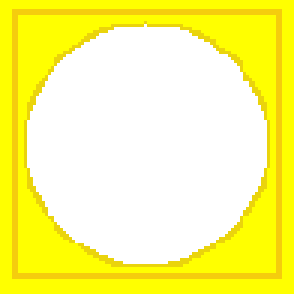
#> input picture blank.gif, 98 x 98 px (shown 3 times larger); its folder holds 3 pictures in this run
$ python playOthello.py
#> lines starting #> are read from the running program, lines starting #| are printed output that depends on the picture
### othello.py
import cImage,copy

class Othello:
    def __init__(self, row = 8, col=8):
#> called with row = 8, col = 8
        self.rows = row
        self.cols = col
        self.turn = -1
        self.board = [[0 for i in range(self.cols)] for j in range(self.rows)]
        self.truState = True

        #initialize the board to have the 4 starting disks
        for r in range(self.rows//2-1,self.rows//2 +1):
            for c in range(self.cols//2-1,self.cols//2 +1):
                if int((r%2 + c%2)%2) ==0:
                    self.board[r][c] = -1
                else:
                    self.board[r][c] = 1
        self.directions = [(x,y) for x in range(-1,2) for y in range(-1,2) if not (x==0 and y==0)]
        self.emptyContours = [] #stores all the empty spaces arround the disks
        for i in range(self.cols//2-2,self.cols//2+2):
            for j in range(self.rows//2-2,self.rows//2+2):
                if not (i in [self.cols//2-1,self.cols//2] and j in [self.rows//2-1,self.rows//2]):
                    self.emptyContours.append((j,i))

    def getState(self):
        '''Returns the game state (the board) as a row major list of lists '''
        return copy.deepcopy(self.board)

    # [53 lines left out: functions __setState, reset, getSuccessors, getLegalMoves, not called in this run]

    def legalMovesOnly(self):
        return [x[1] for x in map(lambda x: (self.check_move(x[0],x[1],self.turn),x), self.emptyContours) if x[0][0]]

    # [57 lines left out: functions check_move, move, not called in this run]


    def __outBounds(self,r,c):
        return r<0 or c<0 or r>=self.rows or c>=self.cols

    # [18 lines left out: functions isTerminal, finalScore, not called in this run]

    def getTurn(self):
        return self.turn

    def getTile(self,r,c):
        return self.board[r][c]

import time
class OthelloDisplay:
    '''Displays a Connect Four game.'''
    def __init__(self, board):
        '''Takes a ConnectFour and initializes the display.'''
        self.__board = board

        self.__numCols = 8
        self.__numRows = 8

        self.__images = []
        for r in range(self.__numRows):
            self.__images.append([])
            for c in range(self.__numCols):
                self.__images[r].append([])
                self.__images[r][c].append(cImage.FileImage("blank.gif"))
                self.__images[r][c].append(cImage.FileImage("p1disc.gif"))
                self.__images[r][c].append(cImage.FileImage("p2disc.gif"))
                for i in range(3):
                    img = self.__images[r][c][i]
                    img.setPosition(c*img.getWidth(), r*img.getHeight())
#> this loop made 8 passes
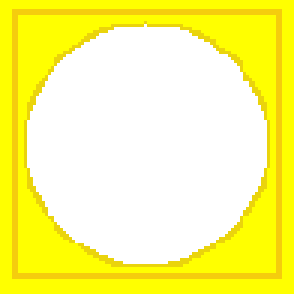
#> input picture blank.gif, 98 x 98 px (shown 3 times larger)
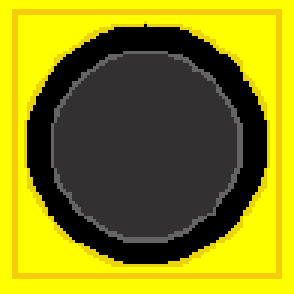
#> input picture p1disc.gif, 98 x 98 px (shown 3 times larger)
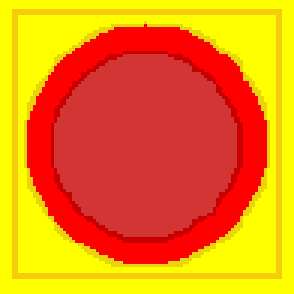
#> input picture p2disc.gif, 98 x 98 px (shown 3 times larger)

        self.__tileWidth = self.__images[0][0][0].getWidth()
        self.__tileHeight = self.__images[0][0][0].getHeight()
        self.__win = cImage.ImageWin("Othello/Reversi!", self.__numCols*self.__tileWidth, self.__numRows*self.__tileHeight)
        self.update()

    # [25 lines left out: functions update, getMove, not called in this run]

    def exitonclick(self):
        self.__win.exitonclick()

### cImage.py
"""
image.py
This module provides a simple interface to create a window, load an image and experiment
with image based algorithms.  Many of which require pixel-by-pixel manipulation.  This
is a educational module, its not intended to replace the excellent Python Image Library, in fact
it uses PIL.
The module and its interface and some of the code were inspired/copied by/from John Zelle's graphics.py
which serves a similar purpose in the graphics primitive world.
"""

# Release Notes:
# Version 1.0   Fall 2005
#
# Brad Miller, Luther College
#
# Version 1.1   December 7, 2005
# Changes:
#   Modify class name for base image to be AbstractImage   This way we don't have a lower case
#      class name running around.  We still don't expect people to create an AbstractImage but
#      rather create an image through FileImage, ListImage, or EmptyImage.
#   Add ability to convert an image to a list
#   Add save function to write an image back to disk.
#
# Version 1.2  November 2007
# Changes:
#  Modify the setPosition function to position the image by the top left corner rather than
#    the center.
#  Add the exitOnClick method to ImageWin.  Use this as the last call in the program to
#    avoid early exits when running from the command line, and nasty hangs when running
#    from within IDLE
#
# Version 1.3  May 2008
# Changes:
#   Modify all code to be Python 3.0 ready.  -- still runs under 2.x
#   Modify all code so that if PIL is not available then image.py will still
#   function using Tkimages.  N.B.  Tk restricts image types to gif or ppm
#
# Andrew Mertz, Eastern Illinois University
# October 2014
# Changes:
#   Negative indices can be used in Pixel's  __getitem__ function
#   Pixel's __getitem__ function now supports looping i.e. for value in Pixel(0, 1, 2):
#
# Giovanni Moretti, Massey University, Palmerston North, New Zealand
# April 2015
# Changes:
# Added _imroot.lift() to ensure that pictures aren't hidden under other Windows
# (needed on Windows 7 & Python 3.4. Ubuntu 14.04 was fine without it).

try:
    import tkinter
except:
    import Tkinter as tkinter

pilAvailable = True
try:
    from PIL import Image as PIL_Image
    from PIL import ImageTk
except:
    pilAvailable = False

#import exceptions

# Borrow some ideas from Zelle
# create an invisible global main root for all windows
tk = tkinter
_imroot = tk.Tk()
_imroot.withdraw()

# Make sure the displayed window is on top - otherwise drawing can appear to fail.
# The _imroot.lift() call was required on Windows 7 - Linux was fine without it
# not sure about Mac, but there are some tips at
# http://stackoverflow.com/questions/8691655/how-to-put-a-tkinter-window-on-top-of-the-others
_imroot.lift()
#_imroot.call('wm', 'attributes', '.', '-topmost', True)
#_imroot.after_idle(_imroot.call, 'wm', 'attributes', '.', '-topmost', False)


# [5 lines left out: function formatPixel, not called in this run]

class ImageWin(tk.Canvas):
    """
    ImageWin:  Make a frame to display one or more images.
    """
    def __init__(self,title="image window",width=640,height=640):
        """
        Create a window with a title, width and height.
        """
        master = tk.Toplevel(_imroot)
        master.protocol("WM_DELETE_WINDOW", self._close)
        #super(ImageWin, self).__init__(master, width=width, height=height)
#> (the run stopped early here; a loop or call above may not have finished)
